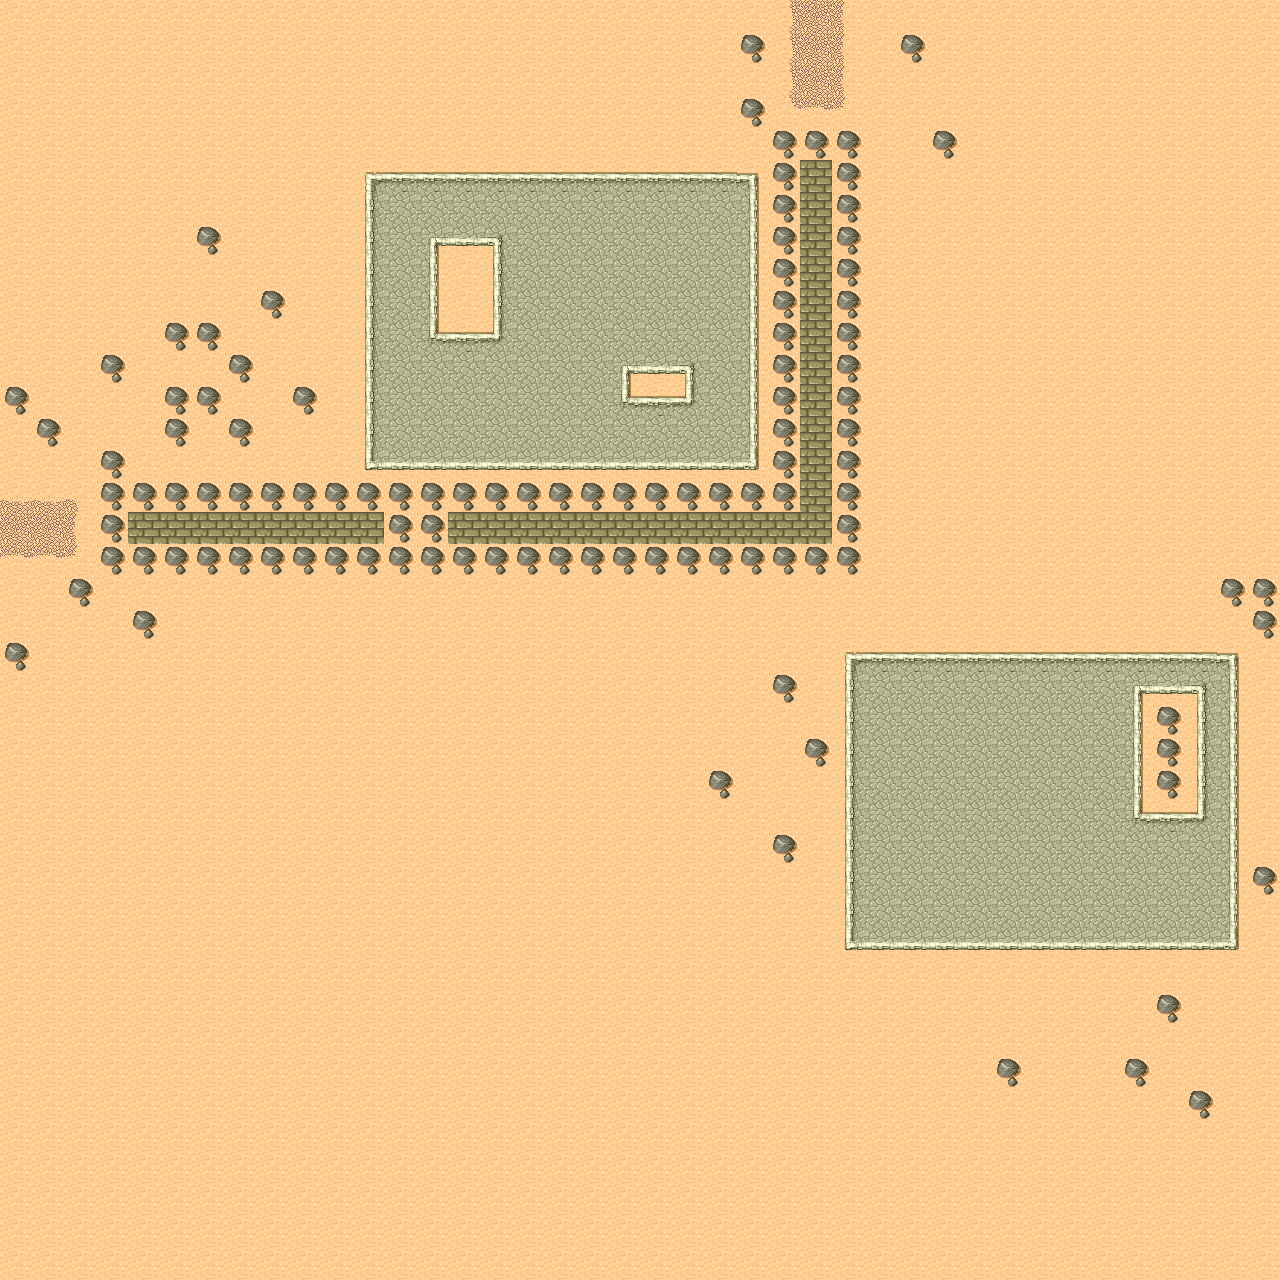

This is a level from a 2D game, rendered from its Tiled map with the project's own tilesets. A one-line summary and the map file follow, with tile-layer data summarised:
An orthogonal 40x40 tile map with 32x32 px tiles, 2 tile layers (Ground, Collisions).

<map version="1.8" tiledversion="1.8.2" orientation="orthogonal" renderorder="right-down" width="40" height="40" tilewidth="32" tileheight="32" infinite="0" nextlayerid="4" nextobjectid="1">
 <tileset firstgid="1" source="desert.tsx" />
 <layer id="1" name="Ground" width="40" height="40">
  <data>[1600 cells, 1600 non-empty, 40 distinct tile ids]</data>
 </layer>
 <layer id="3" name="Collisions" width="40" height="40">
  <data>[1600 cells, 110 non-empty, 1 distinct tile ids]</data>
 </layer>
</map>
